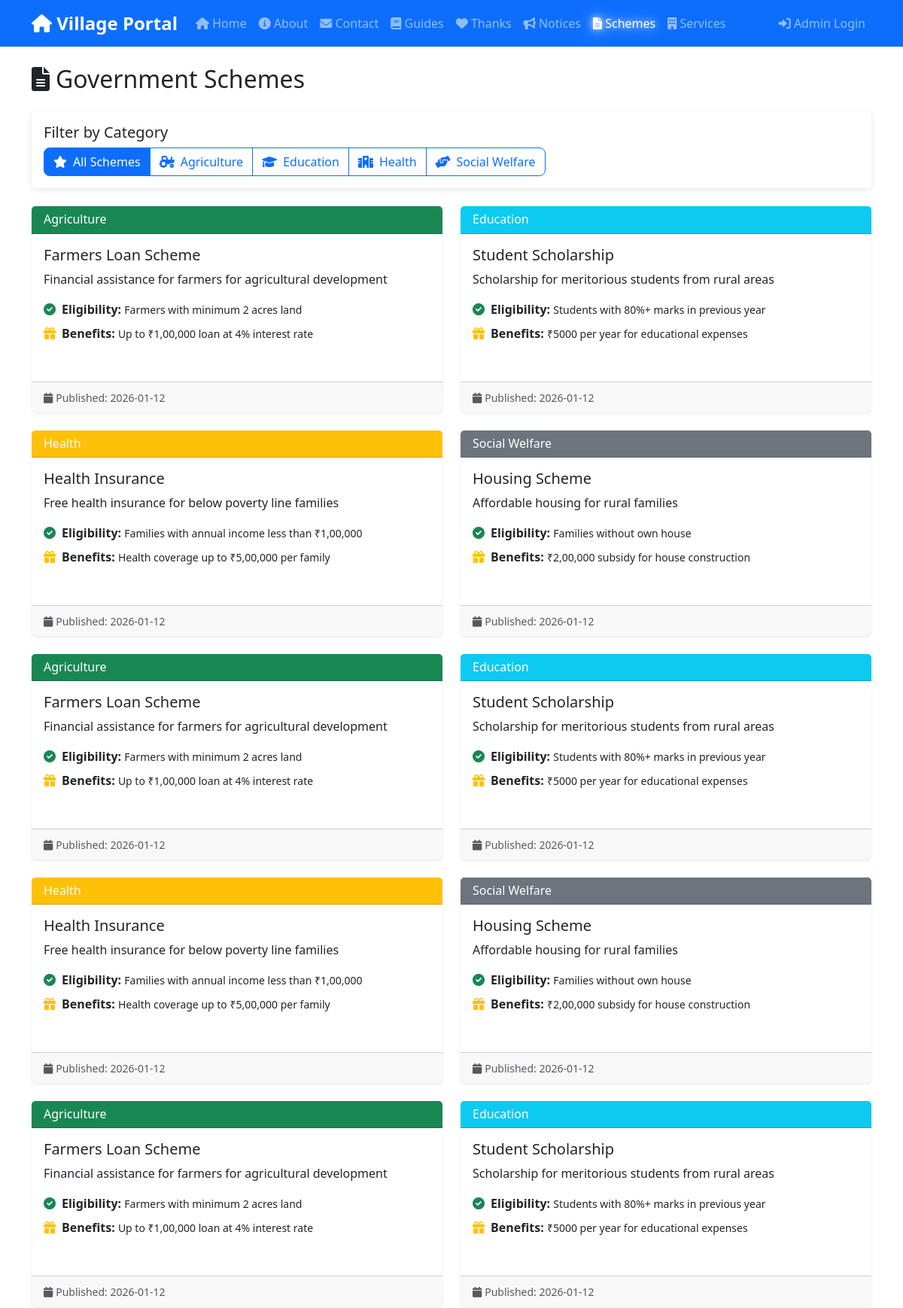
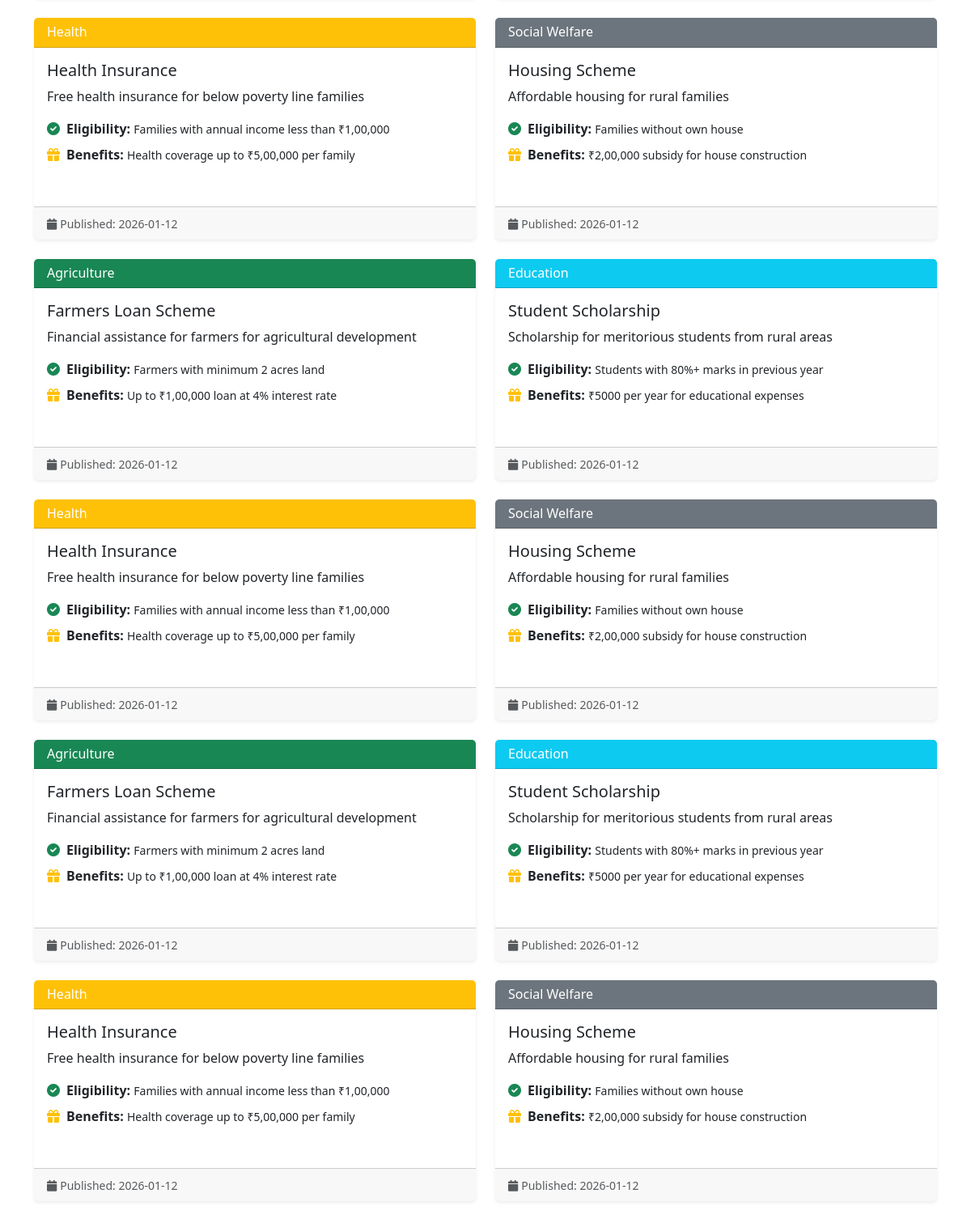
Screenshot of /schemes (upper part) with the database file from the repository (2 pictures, top to bottom).
### tables this page shows
CREATE TABLE schemes (
            id INTEGER PRIMARY KEY AUTOINCREMENT,
            title TEXT NOT NULL,
            description TEXT,
            department TEXT,
            eligibility TEXT,
            benefits TEXT,
            apply_link TEXT,
            published_on TIMESTAMP DEFAULT CURRENT_TIMESTAMP
        );

### app.py (the view)
@app.route('/schemes')
def schemes():
    category = request.args.get('category', '')
    conn = get_db()
    cursor = conn.cursor()
    if category:
        cursor.execute('SELECT * FROM schemes WHERE department = ? ORDER BY published_on DESC', (category,))
    else:
        cursor.execute('SELECT * FROM schemes ORDER BY published_on DESC')
    schemes = cursor.fetchall()
    conn.close()
    return render_template('schemes.html', schemes=schemes, selected_category=category)

### app.py (called while the page is built)
def get_db():
    db_path = app.config.get('DATABASE', 'database.db')
    conn = sqlite3.connect(db_path)
    conn.row_factory = sqlite3.Row
    return conn

### templates/schemes.html (shortened to what this page needs)
{% extends "base.html" %}
{% block content %}
<h2 class="mb-4"><i class="fas fa-file-alt me-2"></i>Government Schemes</h2>
<div class="card mb-4">
    <div class="card-body">
        <h5 class="card-title">Filter by Category</h5>
        <div class="btn-group flex-wrap" role="group">
            <a href="/schemes" class="btn btn-outline-primary {{ 'active' if not selected_category }}">
                <i class="fas fa-star me-2"></i>All Schemes
            </a>
            <a href="/schemes?category=Agriculture"
                class="btn btn-outline-primary {{ 'active' if selected_category == 'Agriculture' }}">
                <i class="fas fa-tractor me-2"></i>Agriculture
            </a>
            <a href="/schemes?category=Education"
                class="btn btn-outline-primary {{ 'active' if selected_category == 'Education' }}">
                <i class="fas fa-graduation-cap me-2"></i>Education
            </a>
            <a href="/schemes?category=Health"
                class="btn btn-outline-primary {{ 'active' if selected_category == 'Health' }}">
                <i class="fas fa-hospital me-2"></i>Health
            </a>
            <a href="/schemes?category=Social Welfare"
                class="btn btn-outline-primary {{ 'active' if selected_category == 'Social Welfare' }}">
                <i class="fas fa-hands-helping me-2"></i>Social Welfare
            </a>
        </div>
    </div>
</div>
<div class="row">
    {% if schemes %}
    {% for scheme in schemes %}
    <div class="col-md-6 mb-4">
        <div class="card h-100 shadow-sm">
            <div
                class="card-header bg-{{ 'success' if scheme.department == 'Agriculture' else 'info' if scheme.department == 'Education' else 'warning' if scheme.department == 'Health' else 'secondary' }} text-white">
                <h6 class="mb-0">{{ scheme.department }}</h6>
            </div>
            <div class="card-body">
                <h5 class="card-title">{{ scheme.title }}</h5>
                <p class="card-text">{{ scheme.description }}</p>
                <div class="mb-2">
                    <strong><i class="fas fa-check-circle text-success me-2"></i>Eligibility:</strong>
                    <small>{{ scheme.eligibility }}</small>
                </div>
                <div class="mb-3">
                    <strong><i class="fas fa-gift text-warning me-2"></i>Benefits:</strong>
                    <small>{{ scheme.benefits }}</small>
                </div>
            </div>
            <div class="card-footer">
                <small class="text-muted">
                    <i class="fas fa-calendar me-1"></i>Published: {{ scheme.published_on[:10] }}
                </small>
            </div>
        </div>
    </div>
    {% endfor %}
    {% endif %}
</div>
{% endblock %}

### templates/base.html (style rules this page uses)
.card { margin-bottom: 20px; border: none; box-shadow: 0 2px 10px rgba(0, 0, 0, 0.1); }
.btn { border-radius: 8px; }

### rows the page displays
schemes: department "Agriculture", title "Farmers Loan Scheme", description "Financial assistance for farmers for agricultural development", eligibility "Farmers with minimum 2 acres land", benefits "Up to ₹1,00,000 loan at 4% interest rate", published_on "2026-01-12"
schemes: department "Education", title "Student Scholarship", description "Scholarship for meritorious students from rural areas", eligibility "Students with 80%+ marks in previous year", benefits "₹5000 per year for educational expenses", published_on "2026-01-12"
schemes: department "Health", title "Health Insurance", description "Free health insurance for below poverty line families", eligibility "Families with annual income less than ₹1,00,000", benefits "Health coverage up to ₹5,00,000 per family", published_on "2026-01-12"
schemes: department "Social Welfare", title "Housing Scheme", description "Affordable housing for rural families", eligibility "Families without own house", benefits "₹2,00,000 subsidy for house construction", published_on "2026-01-12"
schemes: department "Agriculture", title "Farmers Loan Scheme", description "Financial assistance for farmers for agricultural development", eligibility "Farmers with minimum 2 acres land", benefits "Up to ₹1,00,000 loan at 4% interest rate", published_on "2026-01-12"
schemes: department "Education", title "Student Scholarship", description "Scholarship for meritorious students from rural areas", eligibility "Students with 80%+ marks in previous year", benefits "₹5000 per year for educational expenses", published_on "2026-01-12"
schemes: department "Health", title "Health Insurance", description "Free health insurance for below poverty line families", eligibility "Families with annual income less than ₹1,00,000", benefits "Health coverage up to ₹5,00,000 per family", published_on "2026-01-12"
schemes: department "Social Welfare", title "Housing Scheme", description "Affordable housing for rural families", eligibility "Families without own house", benefits "₹2,00,000 subsidy for house construction", published_on "2026-01-12"
schemes: department "Agriculture", title "Farmers Loan Scheme", description "Financial assistance for farmers for agricultural development", eligibility "Farmers with minimum 2 acres land", benefits "Up to ₹1,00,000 loan at 4% interest rate", published_on "2026-01-12"
schemes: department "Education", title "Student Scholarship", description "Scholarship for meritorious students from rural areas", eligibility "Students with 80%+ marks in previous year", benefits "₹5000 per year for educational expenses", published_on "2026-01-12"
schemes: department "Health", title "Health Insurance", description "Free health insurance for below poverty line families", eligibility "Families with annual income less than ₹1,00,000", benefits "Health coverage up to ₹5,00,000 per family", published_on "2026-01-12"
schemes: department "Social Welfare", title "Housing Scheme", description "Affordable housing for rural families", eligibility "Families without own house", benefits "₹2,00,000 subsidy for house construction", published_on "2026-01-12"
schemes: department "Agriculture", title "Farmers Loan Scheme", description "Financial assistance for farmers for agricultural development", eligibility "Farmers with minimum 2 acres land", benefits "Up to ₹1,00,000 loan at 4% interest rate", published_on "2026-01-12"
schemes: department "Education", title "Student Scholarship", description "Scholarship for meritorious students from rural areas", eligibility "Students with 80%+ marks in previous year", benefits "₹5000 per year for educational expenses", published_on "2026-01-12"
schemes: department "Health", title "Health Insurance", description "Free health insurance for below poverty line families", eligibility "Families with annual income less than ₹1,00,000", benefits "Health coverage up to ₹5,00,000 per family", published_on "2026-01-12"
schemes: department "Social Welfare", title "Housing Scheme", description "Affordable housing for rural families", eligibility "Families without own house", benefits "₹2,00,000 subsidy for house construction", published_on "2026-01-12"
schemes: department "Agriculture", title "Farmers Loan Scheme", description "Financial assistance for farmers for agricultural development", eligibility "Farmers with minimum 2 acres land", benefits "Up to ₹1,00,000 loan at 4% interest rate", published_on "2026-01-12"
schemes: department "Education", title "Student Scholarship", description "Scholarship for meritorious students from rural areas", eligibility "Students with 80%+ marks in previous year", benefits "₹5000 per year for educational expenses", published_on "2026-01-12"
schemes: department "Health", title "Health Insurance", description "Free health insurance for below poverty line families", eligibility "Families with annual income less than ₹1,00,000", benefits "Health coverage up to ₹5,00,000 per family", published_on "2026-01-12"
schemes: department "Social Welfare", title "Housing Scheme", description "Affordable housing for rural families", eligibility "Families without own house", benefits "₹2,00,000 subsidy for house construction", published_on "2026-01-12"
